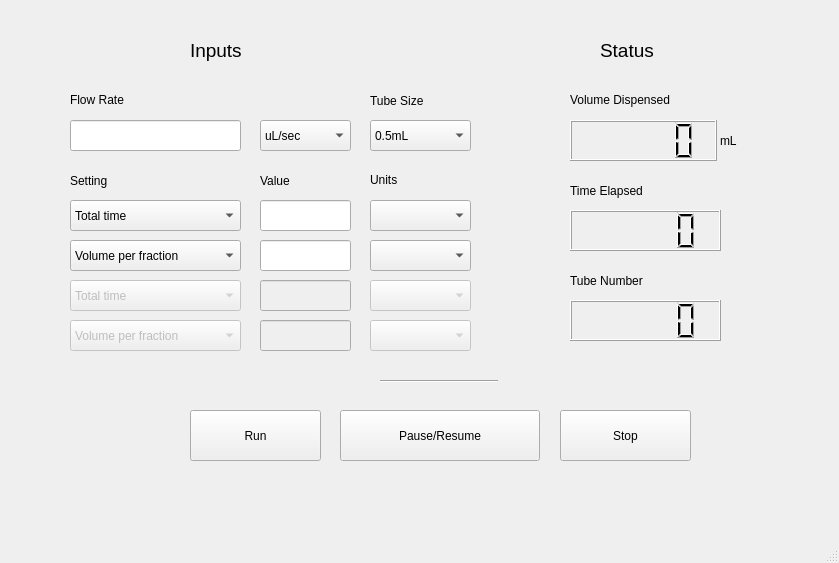
<?xml version="1.0" encoding="UTF-8"?>
<ui version="4.0">
 <class>colosseum</class>
 <widget class="QMainWindow" name="colosseum">
  <property name="geometry">
   <rect>
    <x>0</x>
    <y>0</y>
    <width>839</width>
    <height>563</height>
   </rect>
  </property>
  <property name="windowTitle">
   <string>MainWindow</string>
  </property>
  <widget class="QWidget" name="centralwidget">
   <widget class="QLabel" name="statusLabel">
    <property name="geometry">
     <rect>
      <x>600</x>
      <y>20</y>
      <width>81</width>
      <height>61</height>
     </rect>
    </property>
    <property name="font">
     <font>
      <pointsize>14</pointsize>
     </font>
    </property>
    <property name="text">
     <string>Status</string>
    </property>
   </widget>
   <widget class="QLabel" name="inputsLabel">
    <property name="geometry">
     <rect>
      <x>190</x>
      <y>20</y>
      <width>81</width>
      <height>61</height>
     </rect>
    </property>
    <property name="font">
     <font>
      <pointsize>14</pointsize>
     </font>
    </property>
    <property name="text">
     <string>Inputs</string>
    </property>
   </widget>
   <widget class="QLabel" name="volumeDispensed_label">
    <property name="geometry">
     <rect>
      <x>570</x>
      <y>90</y>
      <width>141</width>
      <height>20</height>
     </rect>
    </property>
    <property name="text">
     <string>Volume Dispensed</string>
    </property>
   </widget>
   <widget class="QLabel" name="setting_label">
    <property name="geometry">
     <rect>
      <x>70</x>
      <y>170</y>
      <width>61</width>
      <height>21</height>
     </rect>
    </property>
    <property name="text">
     <string>Setting</string>
    </property>
   </widget>
   <widget class="QLabel" name="value_label">
    <property name="geometry">
     <rect>
      <x>260</x>
      <y>170</y>
      <width>51</width>
      <height>21</height>
     </rect>
    </property>
    <property name="text">
     <string>Value</string>
    </property>
   </widget>
   <widget class="QLabel" name="units_label">
    <property name="geometry">
     <rect>
      <x>370</x>
      <y>170</y>
      <width>51</width>
      <height>20</height>
     </rect>
    </property>
    <property name="text">
     <string>Units</string>
    </property>
   </widget>
   <widget class="QComboBox" name="setting1_combo">
    <property name="geometry">
     <rect>
      <x>70</x>
      <y>200</y>
      <width>171</width>
      <height>31</height>
     </rect>
    </property>
    <item>
     <property name="text">
      <string>Total time</string>
     </property>
    </item>
    <item>
     <property name="text">
      <string>Total volume</string>
     </property>
    </item>
   </widget>
   <widget class="QComboBox" name="setting2_combo">
    <property name="geometry">
     <rect>
      <x>70</x>
      <y>240</y>
      <width>171</width>
      <height>31</height>
     </rect>
    </property>
    <item>
     <property name="text">
      <string>Volume per fraction</string>
     </property>
    </item>
    <item>
     <property name="text">
      <string>Number of fractions</string>
     </property>
    </item>
   </widget>
   <widget class="QLineEdit" name="value1_line">
    <property name="geometry">
     <rect>
      <x>260</x>
      <y>200</y>
      <width>91</width>
      <height>31</height>
     </rect>
    </property>
    <property name="sizePolicy">
     <sizepolicy hsizetype="Preferred" vsizetype="Fixed">
      <horstretch>0</horstretch>
      <verstretch>0</verstretch>
     </sizepolicy>
    </property>
   </widget>
   <widget class="QLineEdit" name="value2_line">
    <property name="geometry">
     <rect>
      <x>260</x>
      <y>240</y>
      <width>91</width>
      <height>31</height>
     </rect>
    </property>
   </widget>
   <widget class="QComboBox" name="unit1_combo">
    <property name="geometry">
     <rect>
      <x>370</x>
      <y>200</y>
      <width>101</width>
      <height>31</height>
     </rect>
    </property>
   </widget>
   <widget class="QComboBox" name="unit2_combo">
    <property name="geometry">
     <rect>
      <x>370</x>
      <y>240</y>
      <width>101</width>
      <height>31</height>
     </rect>
    </property>
   </widget>
   <widget class="QLabel" name="flowrate_label">
    <property name="geometry">
     <rect>
      <x>70</x>
      <y>90</y>
      <width>91</width>
      <height>19</height>
     </rect>
    </property>
    <property name="text">
     <string>Flow Rate</string>
    </property>
   </widget>
   <widget class="QLineEdit" name="flowrate_line">
    <property name="geometry">
     <rect>
      <x>70</x>
      <y>120</y>
      <width>171</width>
      <height>31</height>
     </rect>
    </property>
   </widget>
   <widget class="QComboBox" name="flowunit_combo">
    <property name="geometry">
     <rect>
      <x>260</x>
      <y>120</y>
      <width>91</width>
      <height>31</height>
     </rect>
    </property>
    <item>
     <property name="text">
      <string>uL/sec</string>
     </property>
    </item>
    <item>
     <property name="text">
      <string>uL/min</string>
     </property>
    </item>
    <item>
     <property name="text">
      <string>uL/hr</string>
     </property>
    </item>
    <item>
     <property name="text">
      <string>mL/sec</string>
     </property>
    </item>
    <item>
     <property name="text">
      <string>mL/min</string>
     </property>
    </item>
    <item>
     <property name="text">
      <string>mL/hr</string>
     </property>
    </item>
   </widget>
   <widget class="QComboBox" name="tubeunit_combo">
    <property name="geometry">
     <rect>
      <x>370</x>
      <y>120</y>
      <width>101</width>
      <height>31</height>
     </rect>
    </property>
    <item>
     <property name="text">
      <string>0.5mL</string>
     </property>
    </item>
    <item>
     <property name="text">
      <string>1.5mL</string>
     </property>
    </item>
    <item>
     <property name="text">
      <string>2.0mL</string>
     </property>
    </item>
    <item>
     <property name="text">
      <string>5.0mL</string>
     </property>
    </item>
   </widget>
   <widget class="QLabel" name="tubesize_label">
    <property name="geometry">
     <rect>
      <x>370</x>
      <y>90</y>
      <width>101</width>
      <height>21</height>
     </rect>
    </property>
    <property name="text">
     <string>Tube Size</string>
    </property>
   </widget>
   <widget class="QLCDNumber" name="voldispensed_disp">
    <property name="geometry">
     <rect>
      <x>570</x>
      <y>120</y>
      <width>147</width>
      <height>41</height>
     </rect>
    </property>
   </widget>
   <widget class="QLabel" name="voldispensed_unit">
    <property name="geometry">
     <rect>
      <x>720</x>
      <y>130</y>
      <width>41</width>
      <height>21</height>
     </rect>
    </property>
    <property name="text">
     <string>mL</string>
    </property>
   </widget>
   <widget class="QLabel" name="timeElapsed_label">
    <property name="geometry">
     <rect>
      <x>570</x>
      <y>180</y>
      <width>124</width>
      <height>21</height>
     </rect>
    </property>
    <property name="text">
     <string>Time Elapsed</string>
    </property>
   </widget>
   <widget class="QLabel" name="tubeNumber_label">
    <property name="geometry">
     <rect>
      <x>570</x>
      <y>270</y>
      <width>111</width>
      <height>21</height>
     </rect>
    </property>
    <property name="text">
     <string>Tube Number</string>
    </property>
   </widget>
   <widget class="QLCDNumber" name="timeElapsed_disp">
    <property name="geometry">
     <rect>
      <x>570</x>
      <y>210</y>
      <width>151</width>
      <height>41</height>
     </rect>
    </property>
   </widget>
   <widget class="QLCDNumber" name="tubeIteration_disp">
    <property name="geometry">
     <rect>
      <x>570</x>
      <y>300</y>
      <width>151</width>
      <height>41</height>
     </rect>
    </property>
   </widget>
   <widget class="QComboBox" name="setting3_combo">
    <property name="enabled">
     <bool>false</bool>
    </property>
    <property name="geometry">
     <rect>
      <x>70</x>
      <y>280</y>
      <width>171</width>
      <height>31</height>
     </rect>
    </property>
    <item>
     <property name="text">
      <string>Total time</string>
     </property>
    </item>
    <item>
     <property name="text">
      <string>Total volume</string>
     </property>
    </item>
   </widget>
   <widget class="QComboBox" name="setting4_combo">
    <property name="enabled">
     <bool>false</bool>
    </property>
    <property name="geometry">
     <rect>
      <x>70</x>
      <y>320</y>
      <width>171</width>
      <height>31</height>
     </rect>
    </property>
    <item>
     <property name="text">
      <string>Volume per fraction</string>
     </property>
    </item>
    <item>
     <property name="text">
      <string>Number of fractions</string>
     </property>
    </item>
   </widget>
   <widget class="QLineEdit" name="value3_line">
    <property name="enabled">
     <bool>false</bool>
    </property>
    <property name="geometry">
     <rect>
      <x>260</x>
      <y>280</y>
      <width>91</width>
      <height>31</height>
     </rect>
    </property>
    <property name="sizePolicy">
     <sizepolicy hsizetype="Preferred" vsizetype="Fixed">
      <horstretch>0</horstretch>
      <verstretch>0</verstretch>
     </sizepolicy>
    </property>
   </widget>
   <widget class="QLineEdit" name="value4_line">
    <property name="enabled">
     <bool>false</bool>
    </property>
    <property name="geometry">
     <rect>
      <x>260</x>
      <y>320</y>
      <width>91</width>
      <height>31</height>
     </rect>
    </property>
    <property name="sizePolicy">
     <sizepolicy hsizetype="Preferred" vsizetype="Fixed">
      <horstretch>0</horstretch>
      <verstretch>0</verstretch>
     </sizepolicy>
    </property>
   </widget>
   <widget class="QComboBox" name="unit3_combo">
    <property name="enabled">
     <bool>false</bool>
    </property>
    <property name="geometry">
     <rect>
      <x>370</x>
      <y>280</y>
      <width>101</width>
      <height>31</height>
     </rect>
    </property>
   </widget>
   <widget class="QComboBox" name="unit4_combo">
    <property name="enabled">
     <bool>false</bool>
    </property>
    <property name="geometry">
     <rect>
      <x>370</x>
      <y>320</y>
      <width>101</width>
      <height>31</height>
     </rect>
    </property>
   </widget>
   <widget class="QPushButton" name="runButton">
    <property name="geometry">
     <rect>
      <x>190</x>
      <y>410</y>
      <width>131</width>
      <height>51</height>
     </rect>
    </property>
    <property name="text">
     <string>Run</string>
    </property>
   </widget>
   <widget class="QPushButton" name="pauseresumeButton">
    <property name="geometry">
     <rect>
      <x>340</x>
      <y>410</y>
      <width>200</width>
      <height>51</height>
     </rect>
    </property>
    <property name="text">
     <string>Pause/Resume</string>
    </property>
   </widget>
   <widget class="QPushButton" name="stopButton">
    <property name="geometry">
     <rect>
      <x>560</x>
      <y>410</y>
      <width>131</width>
      <height>51</height>
     </rect>
    </property>
    <property name="text">
     <string>Stop</string>
    </property>
   </widget>
   <widget class="Line" name="line">
    <property name="geometry">
     <rect>
      <x>380</x>
      <y>380</y>
      <width>118</width>
      <height>3</height>
     </rect>
    </property>
    <property name="orientation">
     <enum>Qt::Horizontal</enum>
    </property>
   </widget>
  </widget>
  <widget class="QMenuBar" name="menubar">
   <property name="geometry">
    <rect>
     <x>0</x>
     <y>0</y>
     <width>839</width>
     <height>31</height>
    </rect>
   </property>
  </widget>
  <widget class="QStatusBar" name="statusbar"/>
 </widget>
 <resources/>
 <connections/>
</ui>
